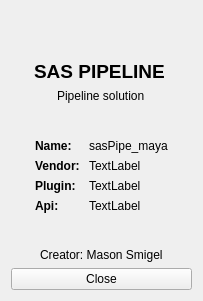
<?xml version="1.0" encoding="UTF-8"?>
<ui version="4.0">
 <class>Form</class>
 <widget class="QWidget" name="Form">
  <property name="geometry">
   <rect>
    <x>0</x>
    <y>0</y>
    <width>203</width>
    <height>301</height>
   </rect>
  </property>
  <property name="windowTitle">
   <string>Form</string>
  </property>
  <layout class="QVBoxLayout" name="verticalLayout">
   <item>
    <spacer name="verticalSpacer_3">
     <property name="orientation">
      <enum>Qt::Vertical</enum>
     </property>
     <property name="sizeHint" stdset="0">
      <size>
       <width>20</width>
       <height>40</height>
      </size>
     </property>
    </spacer>
   </item>
   <item alignment="Qt::AlignHCenter">
    <widget class="QLabel" name="logo_label">
     <property name="text">
      <string/>
     </property>
    </widget>
   </item>
   <item alignment="Qt::AlignHCenter">
    <widget class="QLabel" name="plugin_name">
     <property name="text">
      <string>&lt;html&gt;&lt;head/&gt;&lt;body&gt;&lt;p&gt;&lt;span style=&quot; font-size:14pt;
                            font-weight:600;&quot;&gt;SAS PIPELINE&lt;/span&gt;&lt;/p&gt;&lt;/body&gt;&lt;/html&gt;
                        </string>
     </property>
    </widget>
   </item>
   <item alignment="Qt::AlignHCenter">
    <widget class="QLabel" name="label">
     <property name="text">
      <string>Pipeline solution</string>
     </property>
    </widget>
   </item>
   <item>
    <spacer name="verticalSpacer_2">
     <property name="orientation">
      <enum>Qt::Vertical</enum>
     </property>
     <property name="sizeHint" stdset="0">
      <size>
       <width>20</width>
       <height>40</height>
      </size>
     </property>
    </spacer>
   </item>
   <item>
    <layout class="QHBoxLayout" name="horizontalLayout">
     <item>
      <spacer name="horizontalSpacer">
       <property name="orientation">
        <enum>Qt::Horizontal</enum>
       </property>
       <property name="sizeHint" stdset="0">
        <size>
         <width>40</width>
         <height>20</height>
        </size>
       </property>
      </spacer>
     </item>
     <item>
      <layout class="QFormLayout" name="formLayout">
       <item row="1" column="0">
        <widget class="QLabel" name="vendorTitle_label">
         <property name="text">
          <string>&lt;html&gt;&lt;head/&gt;&lt;body&gt;&lt;p&gt;&lt;span style=&quot;
                                            font-weight:600;&quot;&gt;Vendor:&lt;/span&gt;&lt;/p&gt;&lt;/body&gt;&lt;/html&gt;
                                        </string>
         </property>
        </widget>
       </item>
       <item row="1" column="1">
        <widget class="QLabel" name="vendor_label">
         <property name="text">
          <string>TextLabel</string>
         </property>
        </widget>
       </item>
       <item row="2" column="0">
        <widget class="QLabel" name="pluginTitle_label">
         <property name="text">
          <string>&lt;html&gt;&lt;head/&gt;&lt;body&gt;&lt;p&gt;&lt;span style=&quot;
                                            font-weight:600;&quot;&gt;Plugin:&lt;/span&gt;&lt;/p&gt;&lt;/body&gt;&lt;/html&gt;
                                        </string>
         </property>
        </widget>
       </item>
       <item row="2" column="1">
        <widget class="QLabel" name="plugin_label">
         <property name="text">
          <string>TextLabel</string>
         </property>
        </widget>
       </item>
       <item row="3" column="0">
        <widget class="QLabel" name="frameworkTitle_label">
         <property name="text">
          <string>&lt;html&gt;&lt;head/&gt;&lt;body&gt;&lt;p&gt;&lt;span style=&quot;
                                            font-weight:600;&quot;&gt;Api:&lt;/span&gt;&lt;/p&gt;&lt;/body&gt;&lt;/html&gt;
                                        </string>
         </property>
        </widget>
       </item>
       <item row="3" column="1">
        <widget class="QLabel" name="framework_label">
         <property name="text">
          <string>TextLabel</string>
         </property>
        </widget>
       </item>
       <item row="0" column="0">
        <widget class="QLabel" name="nameTitle_label">
         <property name="text">
          <string>&lt;html&gt;&lt;head/&gt;&lt;body&gt;&lt;p&gt;&lt;span style=&quot;
                                            font-weight:600;&quot;&gt;Name:&lt;/span&gt;&lt;/p&gt;&lt;/body&gt;&lt;/html&gt;
                                        </string>
         </property>
        </widget>
       </item>
       <item row="0" column="1">
        <widget class="QLabel" name="name_label">
         <property name="text">
          <string>sasPipe_maya</string>
         </property>
        </widget>
       </item>
      </layout>
     </item>
     <item>
      <spacer name="horizontalSpacer_2">
       <property name="orientation">
        <enum>Qt::Horizontal</enum>
       </property>
       <property name="sizeHint" stdset="0">
        <size>
         <width>40</width>
         <height>20</height>
        </size>
       </property>
      </spacer>
     </item>
    </layout>
   </item>
   <item>
    <spacer name="verticalSpacer">
     <property name="orientation">
      <enum>Qt::Vertical</enum>
     </property>
     <property name="sizeHint" stdset="0">
      <size>
       <width>20</width>
       <height>40</height>
      </size>
     </property>
    </spacer>
   </item>
   <item alignment="Qt::AlignHCenter">
    <widget class="QLabel" name="creator_label">
     <property name="text">
      <string>&lt;html&gt;&lt;head/&gt;&lt;body&gt;&lt;p&gt;Creator: Mason Smigel&lt;/p&gt;&lt;/body&gt;&lt;/html&gt;</string>
     </property>
    </widget>
   </item>
   <item>
    <widget class="QPushButton" name="close_btn">
     <property name="text">
      <string>Close</string>
     </property>
    </widget>
   </item>
  </layout>
 </widget>
 <resources/>
 <connections/>
</ui>
